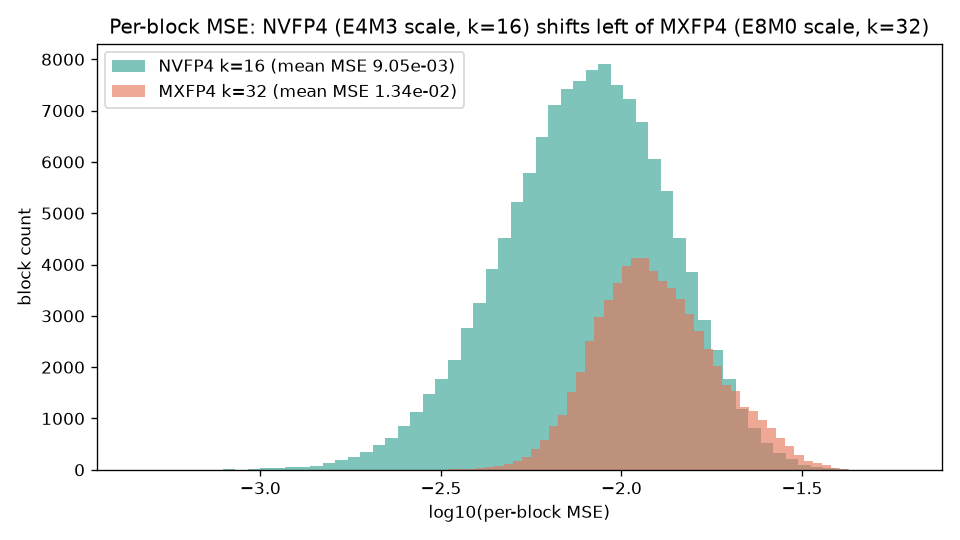

Reproduce this figure in Python.
"""A5 Rung 3 bench — NVFP4 vs MXFP4 per-block MSE histogram + the mechanism attribution.

Run: ``PYTHONPATH=src .venv/bin/python bench/a5_nvfp4_mxfp4.py``
Emits ``bench/a5_nvfp4_mxfp4.png`` (per-block MSE histogram) and prints the SQNR/MSE table plus the
one-variable ablations that attribute the NVFP4 win to (a) the E4M3 non-power-of-two block scale and
(b) the finer k=16 block. This is a measurement harness, not a test — the assertions live in
``tests/test_quant_nvfp4_mxfp4.py``.
"""

from __future__ import annotations

import pathlib

import torch

from scratch_llm.quant.nvfp4_mxfp4 import (
    block_mse,
    mxfp4_dequantize,
    mxfp4_quantize,
    nvfp4_dequantize,
    nvfp4_quantize,
    quant_linear_nvfp4,
    sqnr_db,
)


def _mse(x: torch.Tensor, xh: torch.Tensor) -> float:
    return float(((x - xh) ** 2).mean())


def main() -> None:
    torch.manual_seed(0)
    x = torch.randn(8192, 256)  # i.i.d. N(0,1); 2.1M elements

    nv = nvfp4_dequantize(nvfp4_quantize(x, block=16))
    mx = mxfp4_dequantize(mxfp4_quantize(x, block=32))

    mse_nv, mse_mx = _mse(x, nv), _mse(x, mx)
    print("=== NVFP4 (k=16, E4M3 block scale) vs MXFP4 (k=32, E8M0 block scale) ===")
    print(f"NVFP4 : MSE {mse_nv:.4e}   SQNR {sqnr_db(x, nv):6.2f} dB")
    print(f"MXFP4 : MSE {mse_mx:.4e}   SQNR {sqnr_db(x, mx):6.2f} dB")
    print(f"MSE(MXFP4)/MSE(NVFP4) = {mse_mx / mse_nv:.3f}x   (>1 ⇒ NVFP4 wins, load-bearing)\n")

    # --- mechanism attribution (one variable at a time) ---
    nv16 = sqnr_db(x, nvfp4_dequantize(nvfp4_quantize(x, block=16)))
    nv32 = sqnr_db(x, nvfp4_dequantize(nvfp4_quantize(x, block=32)))
    mx16 = sqnr_db(x, mxfp4_dequantize(mxfp4_quantize(x, block=16)))
    mx32 = sqnr_db(x, mxfp4_dequantize(mxfp4_quantize(x, block=32)))
    print("mechanism 1 — scale format @ k=32 (E4M3 vs E8M0):"
          f" NVFP4 {nv32:.2f} vs MXFP4 {mx32:.2f} dB  → +{nv32 - mx32:.2f} dB")
    print("mechanism 2 — block size (k=16 vs k=32), per codec:"
          f" E4M3 {nv16:.2f}>{nv32:.2f} (+{nv16 - nv32:.2f}),"
          f" E8M0 {mx16:.2f}>{mx32:.2f} (+{mx16 - mx32:.2f}) dB\n")

    # --- software block-scaled GEMM ---
    w = torch.randn(256, 512)
    xin = torch.randn(64, 512)
    y = quant_linear_nvfp4(xin, w, block=16)
    w_hat = nvfp4_dequantize(nvfp4_quantize(w, block=16))
    y_dq = xin @ w_hat.t()
    y_bf16_same = (xin.to(torch.bfloat16) @ w_hat.to(torch.bfloat16).t()).float()
    y_bf16_orig = (xin.to(torch.bfloat16) @ w.to(torch.bfloat16).t()).float()
    print("=== software block-scaled GEMM (NVFP4 weights, scales in accumulation) ===")
    print(f"vs fp32 dequant-matmul (same W)  : {(y - y_dq).norm() / y_dq.norm():.2e}  (accumulation exact)")
    print(f"vs BF16 matmul (same W)          : {100 * (y - y_bf16_same).norm() / y_bf16_same.norm():.3f}%  (<1% oracle)")
    print(f"vs BF16 matmul (original W)      : {100 * (y - y_bf16_orig).norm() / y_bf16_orig.norm():.3f}%  (honest 4-bit cost = the ~20 dB SQNR)\n")

    # --- per-block MSE histogram ---
    bm_nv = block_mse(x, nv, block=16).log10().numpy()
    bm_mx = block_mse(x, mx, block=32).log10().numpy()
    try:
        import matplotlib

        matplotlib.use("Agg")
        import matplotlib.pyplot as plt

        fig, ax = plt.subplots(figsize=(8, 4.5))
        ax.hist(bm_nv, bins=60, alpha=0.6, label=f"NVFP4 k=16 (mean MSE {mse_nv:.2e})", color="#2a9d8f")
        ax.hist(bm_mx, bins=60, alpha=0.6, label=f"MXFP4 k=32 (mean MSE {mse_mx:.2e})", color="#e76f51")
        ax.set_xlabel("log10(per-block MSE)")
        ax.set_ylabel("block count")
        ax.set_title("Per-block MSE: NVFP4 (E4M3 scale, k=16) shifts left of MXFP4 (E8M0 scale, k=32)")
        ax.legend()
        fig.tight_layout()
        out = pathlib.Path(__file__).with_suffix(".png")
        fig.savefig(out, dpi=120)
        print(f"histogram → {out}")
    except ImportError:
        print("matplotlib not available; skipped the PNG (numbers above are the record)")


if __name__ == "__main__":
    main()
